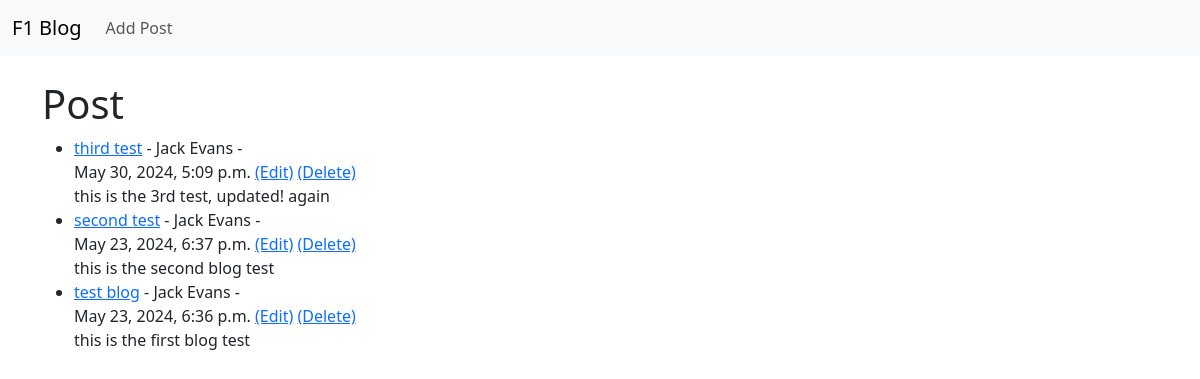
The app's page /, older data.
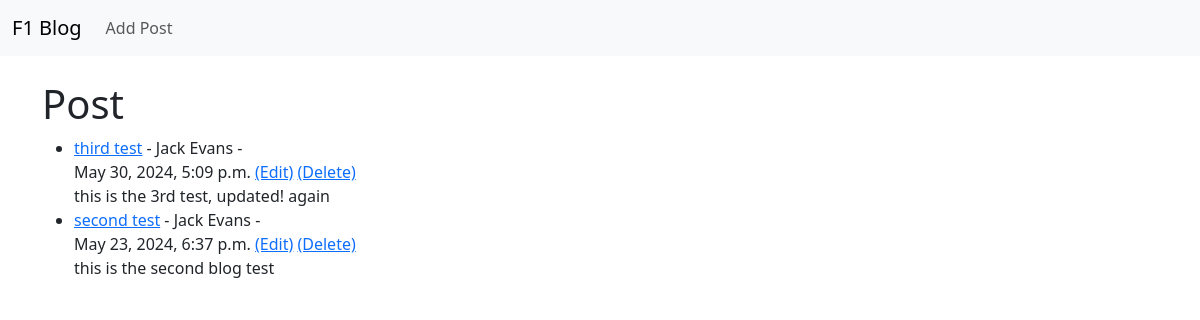
The same page, newer data.
### blog/models.py (models this page shows, shortened)
class Post(models.Model):
    title = models.CharField(max_length=255)
    title_tag = models.CharField(max_length=255, default="F1 blog")
    author = models.ForeignKey(User, on_delete=models.CASCADE)
    body = models.TextField()
    timestamp = models.DateTimeField(auto_now_add=True)
    post_date = models.DateField(auto_now_add=True)

### blog/views.py (the view)
# urls.py: path("", Home.as_view(), name="home"),
class Home(ListView):
    model = Post
    template_name = "home.html"
    ordering = ["-timestamp"]

### blog/templates/home.html
{% extends 'base.html' %} {% block content %}
<h1>Post</h1>
<ul>
  {% for post in object_list %}
  <li>
    <a href="{% url 'article-details' post.pk %}">{{ post.title }}</a>
    - {{ post.author.first_name }} {{ post.author.last_name}} - <br />
    {{ post.timestamp }}
    <a href="{% url 'edit_post' post.pk %}">(Edit)</a>
    <a href="{% url 'delete_post' post.pk %}">(Delete)</a>
    <br />
    {{ post.body }}
  </li>
  {% endfor%}
</ul>
{% endblock %}

Row changes from the older to the newer data that the page shows:
removed Post: title "test blog", author.first_name "Jack", author.last_name "Evans", timestamp "May 23, 2024, 6:36 p.m.", body "this is the first blog test"
